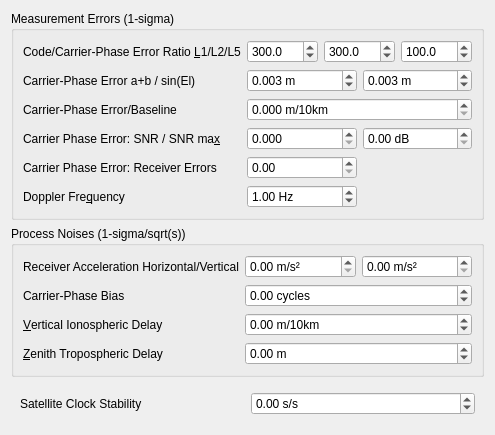
     <widget class="QWidget" name="tabStatistics">
      <property name="toolTip">
       <string/>
      </property>
      <attribute name="title">
       <string>S&amp;tatistics</string>
      </attribute>
      <layout class="QGridLayout" name="gridLayout_4">
       <item row="2" column="0">
        <widget class="QWidget" name="widget_2" native="true">
         <property name="sizePolicy">
          <sizepolicy hsizetype="Preferred" vsizetype="Fixed">
           <horstretch>0</horstretch>
           <verstretch>0</verstretch>
          </sizepolicy>
         </property>
         <layout class="QGridLayout" name="gridLayout_13">
          <item row="0" column="0">
           <widget class="QLabel" name="Label29">
            <property name="text">
             <string>Satellite Clock Stability</string>
            </property>
            <property name="buddy">
             <cstring>sBSatelliteClockStability</cstring>
            </property>
           </widget>
          </item>
          <item row="0" column="1">
           <widget class="ScientificSpinBox" name="sBSatelliteClockStability">
            <property name="toolTip">
             <string>&lt;html&gt;&lt;head/&gt;&lt;body&gt;&lt;p&gt;Set the satellite clock stability (option: &lt;span style=&quot; font-style:italic;&quot;&gt;stats-clkstab&lt;/span&gt;) &lt;/p&gt;&lt;p&gt;The value is used for interpolation of base-station observables.&lt;/p&gt;&lt;p&gt;Unit: s/s&lt;/p&gt;&lt;/body&gt;&lt;/html&gt;</string>
            </property>
            <property name="suffix">
             <string> s/s</string>
            </property>
            <property name="minimum">
             <double>-1.000000000000000</double>
            </property>
            <property name="maximum">
             <double>1.000000000000000</double>
            </property>
           </widget>
          </item>
         </layout>
        </widget>
       </item>
       <item row="1" column="0">
        <widget class="QGroupBox" name="GroupBox4">
         <property name="title">
          <string>Process Noises (1-sigma/sqrt(s))</string>
         </property>
         <layout class="QGridLayout" name="gridLayout_9">
          <item row="3" column="0">
           <widget class="QLabel" name="Label28">
            <property name="text">
             <string>&amp;Zenith Tropospheric Delay</string>
            </property>
            <property name="buddy">
             <cstring>sBProcessNoise3</cstring>
            </property>
           </widget>
          </item>
          <item row="1" column="0">
           <widget class="QLabel" name="Label26">
            <property name="text">
             <string>Carrier-Phase Bias</string>
            </property>
            <property name="buddy">
             <cstring>sBProcessNoise1</cstring>
            </property>
           </widget>
          </item>
          <item row="0" column="0">
           <widget class="QLabel" name="Label33">
            <property name="text">
             <string>Receiver Acceleration Horizontal/Vertical</string>
            </property>
            <property name="buddy">
             <cstring>sBProcessNoise4</cstring>
            </property>
           </widget>
          </item>
          <item row="2" column="0">
           <widget class="QLabel" name="Label27">
            <property name="text">
             <string>&amp;Vertical Ionospheric Delay</string>
            </property>
            <property name="buddy">
             <cstring>sBProcessNoise2</cstring>
            </property>
           </widget>
          </item>
          <item row="0" column="1">
           <widget class="ScientificSpinBox" name="sBProcessNoise4">
            <property name="toolTip">
             <string>&lt;html&gt;&lt;head/&gt;&lt;body&gt;&lt;p&gt;Set the process noise standard deviation of the receiver acceleration as the horizontal component (&lt;span style=&quot; font-style:italic;&quot;&gt;stats-prnaccelh&lt;/span&gt;).&lt;/p&gt;&lt;p&gt;If receiver dynamics is set to OFF, they are not used.&lt;/p&gt;&lt;p&gt;Unit: m/s2/sqrt(s)&lt;/p&gt;&lt;/body&gt;&lt;/html&gt;</string>
            </property>
            <property name="suffix">
             <string> m/s²</string>
            </property>
            <property name="maximum">
             <double>100.000000000000000</double>
            </property>
           </widget>
          </item>
          <item row="0" column="2">
           <widget class="ScientificSpinBox" name="sBProcessNoise5">
            <property name="toolTip">
             <string>&lt;html&gt;&lt;head/&gt;&lt;body&gt;&lt;p&gt;Set the process noise standard deviation of the receiver acceleration as the vertical component (&lt;span style=&quot; font-style:italic;&quot;&gt;stats-prnaccelv&lt;/span&gt;).&lt;/p&gt;&lt;p&gt;If receiver dynamics is set to OFF, they are not used.&lt;/p&gt;&lt;p&gt;Unit: m/s2/sqrt(s)&lt;/p&gt;&lt;/body&gt;&lt;/html&gt;</string>
            </property>
            <property name="suffix">
             <string> m/s²</string>
            </property>
            <property name="maximum">
             <double>100.000000000000000</double>
            </property>
           </widget>
          </item>
          <item row="1" column="1" colspan="2">
           <widget class="ScientificSpinBox" name="sBProcessNoise1">
            <property name="toolTip">
             <string>&lt;html&gt;&lt;head/&gt;&lt;body&gt;&lt;p&gt;Set the process noise standard deviation of carrier-phase bias/ambiguity (option: &lt;span style=&quot; font-style:italic;&quot;&gt;stats-prnbias&lt;/span&gt;)&lt;/p&gt;&lt;p&gt;Unit: cycle/sqrt(s).&lt;/p&gt;&lt;/body&gt;&lt;/html&gt;</string>
            </property>
            <property name="suffix">
             <string> cycles</string>
            </property>
            <property name="minimum">
             <double>-100.000000000000000</double>
            </property>
            <property name="maximum">
             <double>100.000000000000000</double>
            </property>
           </widget>
          </item>
          <item row="2" column="1" colspan="2">
           <widget class="ScientificSpinBox" name="sBProcessNoise2">
            <property name="toolTip">
             <string>&lt;html&gt;&lt;head/&gt;&lt;body&gt;&lt;p&gt;Set the process noise standard deviation of vertical ionospheric delay per 10 km baseline (option: &lt;span style=&quot; font-style:italic;&quot;&gt;stats-prniono&lt;/span&gt;)&lt;/p&gt;&lt;p&gt;Unit: m/sqrt(s).&lt;/p&gt;&lt;/body&gt;&lt;/html&gt;</string>
            </property>
            <property name="suffix">
             <string> m/10km</string>
            </property>
            <property name="minimum">
             <double>-10000.000000000000000</double>
            </property>
            <property name="maximum">
             <double>10000.000000000000000</double>
            </property>
           </widget>
          </item>
          <item row="3" column="1" colspan="2">
           <widget class="ScientificSpinBox" name="sBProcessNoise3">
            <property name="toolTip">
             <string>&lt;html&gt;&lt;head/&gt;&lt;body&gt;&lt;p&gt;Set the process noise standard deviation of zenith tropospheric delay (option: &lt;span style=&quot; font-style:italic;&quot;&gt;stats-prntrop&lt;/span&gt;)&lt;/p&gt;&lt;p&gt;Unit: m/sqrt(s).&lt;/p&gt;&lt;/body&gt;&lt;/html&gt;</string>
            </property>
            <property name="suffix">
             <string> m</string>
            </property>
            <property name="minimum">
             <double>-1000.000000000000000</double>
            </property>
            <property name="maximum">
             <double>1000.000000000000000</double>
            </property>
           </widget>
          </item>
         </layout>
        </widget>
       </item>
       <item row="0" column="0">
        <widget class="QGroupBox" name="GroupBox3">
         <property name="title">
          <string>Measurement Errors (1-sigma)</string>
         </property>
         <layout class="QGridLayout" name="gridLayout_8">
          <item row="8" column="1" colspan="2">
           <widget class="QDoubleSpinBox" name="sBMeasurementError5">
            <property name="toolTip">
             <string>&lt;html&gt;&lt;head/&gt;&lt;body&gt;&lt;p&gt;Set the standard deviation of Doppler errors (option: &lt;span style=&quot; font-style:italic;&quot;&gt;stats-errdoppler)&lt;/span&gt;&lt;/p&gt;&lt;/body&gt;&lt;/html&gt;</string>
            </property>
            <property name="suffix">
             <string> Hz</string>
            </property>
            <property name="minimum">
             <double>-10000.000000000000000</double>
            </property>
            <property name="maximum">
             <double>10000.000000000000000</double>
            </property>
            <property name="value">
             <double>1.000000000000000</double>
            </property>
           </widget>
          </item>
          <item row="1" column="4">
           <widget class="QDoubleSpinBox" name="sBMeasurementErrorR5">
            <property name="toolTip">
             <string>&lt;html&gt;&lt;head/&gt;&lt;body&gt;&lt;p&gt;Set the ratio of standard deviations of pseudorange errors to carrier-phase errors for L5 (option: &lt;span style=&quot; font-style:italic;&quot;&gt;stats-eratio5&lt;/span&gt;)&lt;/p&gt;&lt;/body&gt;&lt;/html&gt;</string>
            </property>
            <property name="decimals">
             <number>1</number>
            </property>
            <property name="maximum">
             <double>10000.000000000000000</double>
            </property>
            <property name="value">
             <double>100.000000000000000</double>
            </property>
           </widget>
          </item>
          <item row="3" column="0">
           <widget class="QLabel" name="Label7">
            <property name="enabled">
             <bool>true</bool>
            </property>
            <property name="text">
             <string>Carrier-Phase Error a+b / sin(El)</string>
            </property>
            <property name="buddy">
             <cstring>sBMeasurementError2</cstring>
            </property>
           </widget>
          </item>
          <item row="5" column="0">
           <widget class="QLabel" name="Label16">
            <property name="enabled">
             <bool>true</bool>
            </property>
            <property name="text">
             <string>Carrier-Phase Error/Baseline</string>
            </property>
            <property name="buddy">
             <cstring>sBMeasurementError4</cstring>
            </property>
           </widget>
          </item>
          <item row="1" column="2" colspan="2">
           <widget class="QDoubleSpinBox" name="sBMeasurementErrorR2">
            <property name="toolTip">
             <string>&lt;html&gt;&lt;head/&gt;&lt;body&gt;&lt;p&gt;Set the ratio of standard deviations of pseudorange errors to carrier-phase errors for L2 (option: &lt;span style=&quot; font-style:italic;&quot;&gt;stats-eratio2&lt;/span&gt;)&lt;/p&gt;&lt;/body&gt;&lt;/html&gt;</string>
            </property>
            <property name="decimals">
             <number>1</number>
            </property>
            <property name="maximum">
             <double>10000.000000000000000</double>
            </property>
            <property name="value">
             <double>300.000000000000000</double>
            </property>
           </widget>
          </item>
          <item row="1" column="1">
           <widget class="QDoubleSpinBox" name="sBMeasurementErrorR1">
            <property name="toolTip">
             <string>&lt;html&gt;&lt;head/&gt;&lt;body&gt;&lt;p&gt;Set the ratio of standard deviations of pseudorange errors to carrier-phase errors for L1 (option: &lt;span style=&quot; font-style:italic;&quot;&gt;stats-eratio1&lt;/span&gt;)&lt;/p&gt;&lt;/body&gt;&lt;/html&gt;</string>
            </property>
            <property name="decimals">
             <number>1</number>
            </property>
            <property name="maximum">
             <double>10000.000000000000000</double>
            </property>
            <property name="value">
             <double>300.000000000000000</double>
            </property>
           </widget>
          </item>
          <item row="5" column="1" colspan="4">
           <widget class="QDoubleSpinBox" name="sBMeasurementError4">
            <property name="toolTip">
             <string>&lt;html&gt;&lt;head/&gt;&lt;body&gt;&lt;p&gt;Set the baseline-length dependent term of carrier-phase error standard deviation (option: &lt;span style=&quot; font-style:italic;&quot;&gt;stats-errphasebl&lt;/span&gt;)&lt;/p&gt;&lt;/body&gt;&lt;/html&gt;</string>
            </property>
            <property name="suffix">
             <string> m/10km</string>
            </property>
            <property name="decimals">
             <number>3</number>
            </property>
            <property name="singleStep">
             <double>0.001</double>
            </property>
           </widget>
          </item>
          <item row="3" column="3" colspan="2">
           <widget class="QDoubleSpinBox" name="sBMeasurementError3">
            <property name="toolTip">
             <string>&lt;html&gt;&lt;head/&gt;&lt;body&gt;&lt;p&gt;Set the elevation dependent term of carrier-phase error standard deviation (option: &lt;span style=&quot; font-style:italic;&quot;&gt;stats-errphaseel&lt;/span&gt;)&lt;/p&gt;&lt;/body&gt;&lt;/html&gt;</string>
            </property>
            <property name="suffix">
             <string> m</string>
            </property>
            <property name="decimals">
             <number>3</number>
            </property>
            <property name="maximum">
             <double>100.000000000000000</double>
            </property>
            <property name="singleStep">
             <double>0.001000000000000</double>
            </property>
            <property name="value">
             <double>0.003000000000000</double>
            </property>
           </widget>
          </item>
          <item row="6" column="0">
           <widget class="QLabel" name="label_3">
            <property name="text">
             <string>Carrier Phase Error: SNR / SNR ma&amp;x</string>
            </property>
            <property name="buddy">
             <cstring>sBMeasurementErrorSNR</cstring>
            </property>
           </widget>
          </item>
          <item row="3" column="1" colspan="2">
           <widget class="QDoubleSpinBox" name="sBMeasurementError2">
            <property name="toolTip">
             <string>&lt;html&gt;&lt;head/&gt;&lt;body&gt;&lt;p&gt;Set the base term of carrier-phase error standard deviation (option: &lt;span style=&quot; font-style:italic;&quot;&gt;stats-errphase&lt;/span&gt;)&lt;/p&gt;&lt;/body&gt;&lt;/html&gt;</string>
            </property>
            <property name="suffix">
             <string> m</string>
            </property>
            <property name="decimals">
             <number>3</number>
            </property>
            <property name="maximum">
             <double>100.000000000000000</double>
            </property>
            <property name="singleStep">
             <double>0.001000000000000</double>
            </property>
            <property name="value">
             <double>0.003000000000000</double>
            </property>
           </widget>
          </item>
          <item row="1" column="0">
           <widget class="QLabel" name="Label6">
            <property name="enabled">
             <bool>true</bool>
            </property>
            <property name="text">
             <string>Code/Carrier-Phase Error Ratio &amp;L1/L2/L5</string>
            </property>
            <property name="buddy">
             <cstring>sBMeasurementErrorR1</cstring>
            </property>
           </widget>
          </item>
          <item row="8" column="0">
           <widget class="QLabel" name="Label10">
            <property name="enabled">
             <bool>true</bool>
            </property>
            <property name="text">
             <string>Doppler Fre&amp;quency</string>
            </property>
            <property name="buddy">
             <cstring>sBMeasurementError5</cstring>
            </property>
           </widget>
          </item>
          <item row="7" column="0">
           <widget class="QLabel" name="label_4">
            <property name="text">
             <string>Carrier Phase Error: Receiver Errors</string>
            </property>
            <property name="buddy">
             <cstring>sBMeasurementErrorReceiver</cstring>
            </property>
           </widget>
          </item>
          <item row="7" column="1" colspan="2">
           <widget class="QDoubleSpinBox" name="sBMeasurementErrorReceiver">
            <property name="toolTip">
             <string>&lt;html&gt;&lt;head/&gt;&lt;body&gt;&lt;p&gt;Set the receiver uncertainty dependent term of carrier-phase error standard deviation (option: &lt;span style=&quot; font-style:italic;&quot;&gt;stats-errrcv&lt;/span&gt;)&lt;/p&gt;&lt;p&gt;u-blox only!&lt;/p&gt;&lt;/body&gt;&lt;/html&gt;</string>
            </property>
           </widget>
          </item>
          <item row="6" column="1" colspan="2">
           <widget class="QDoubleSpinBox" name="sBMeasurementErrorSNR">
            <property name="toolTip">
             <string>&lt;html&gt;&lt;head/&gt;&lt;body&gt;&lt;p&gt;Set the SNR dependent terms of carrier-phase error standard deviation (option: &lt;span style=&quot; font-style:italic;&quot;&gt;stats-errsnr&lt;/span&gt;)&lt;/p&gt;&lt;p&gt;e * 10^(0.1*(SNR_MAX - snr))&lt;/p&gt;&lt;/body&gt;&lt;/html&gt;</string>
            </property>
            <property name="decimals">
             <number>3</number>
            </property>
            <property name="singleStep">
             <double>0.001</double>
            </property>
           </widget>
          </item>
          <item row="6" column="3" colspan="2">
           <widget class="QDoubleSpinBox" name="sBMeasurementErrorSNR_Max">
            <property name="toolTip">
             <string>&lt;html&gt;&lt;head/&gt;&lt;body&gt;&lt;p&gt;Set the max component of the SNR dependent terms of carrier-phase error standard deviation (option: &lt;span style=&quot; font-style:italic;&quot;&gt;stats-snrmax&lt;/span&gt;)&lt;/p&gt;&lt;p&gt;e * 10^(0.1*(SNR_MAX - snr))&lt;/p&gt;&lt;/body&gt;&lt;/html&gt;</string>
            </property>
            <property name="suffix">
             <string> dB</string>
            </property>
           </widget>
          </item>
         </layout>
        </widget>
       </item>
      </layout>
     </widget>
